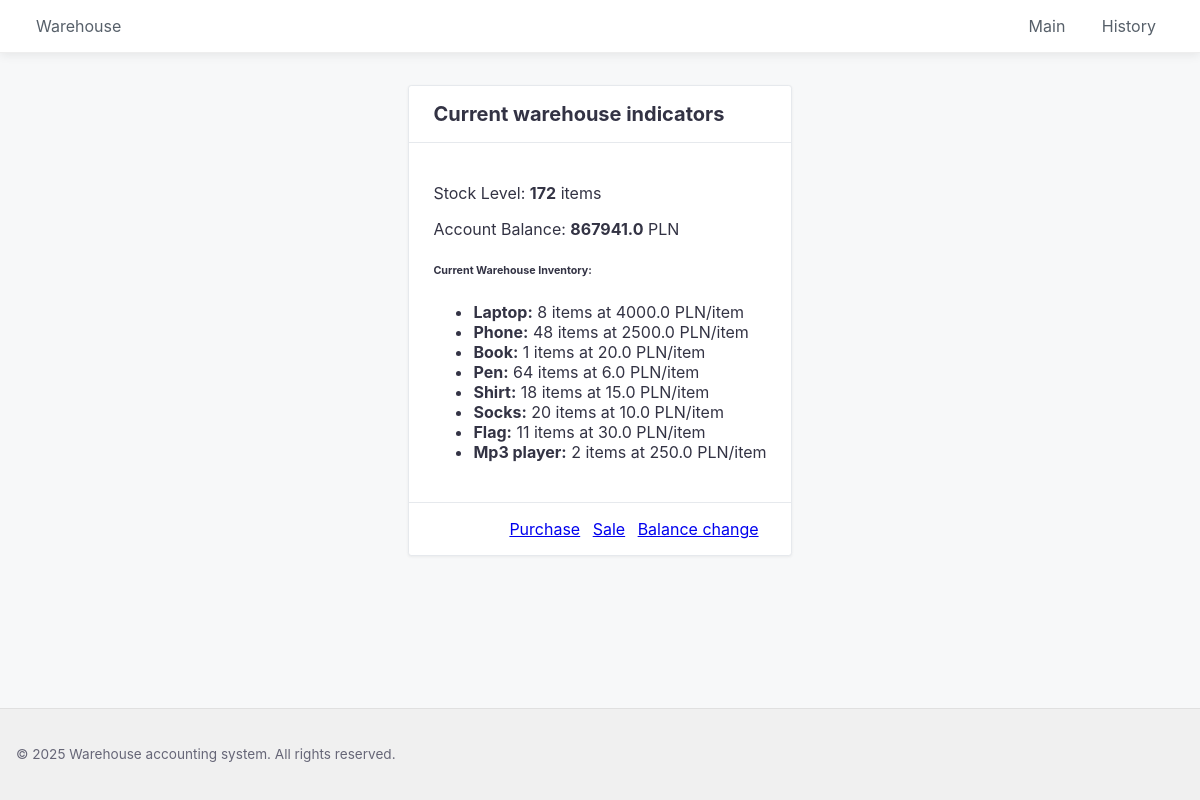
/index, run on the app's committed database.
### app.py (models this page shows, shortened)
class CompanyBalance(db.Model):
    id = db.Column(db.Integer, primary_key=True)
    amount = db.Column(db.Float, nullable=False, default=1000000.0) # Initial balance

class Product(db.Model):
    id = db.Column(db.Integer, primary_key=True)
    name = db.Column(db.String(100), unique=True, nullable=False)
    quantity = db.Column(db.Integer, nullable=False, default=0)
    price = db.Column(db.Float, nullable=False) # Unit price

### app.py (the view)
@app.route("/")
@app.route("/index")
def index():
    current_balance = get_current_balance_db()
    current_stock_level = get_current_stock_level_db()
    warehouse_items = get_warehouse_items_db()
    return render_template("index.html",
                           balance=current_balance,
                           stock_level=current_stock_level,
                           warehouse_items=warehouse_items)

### app.py (called while the page is built)
def get_current_balance_db():
    balance_record = CompanyBalance.query.first()
    if not balance_record:
        balance_record = CompanyBalance(amount=1000000.0)
        db.session.add(balance_record)
        db.session.commit()
    return balance_record.amount

def get_current_stock_level_db():
    total_items = db.session.query(db.func.sum(Product.quantity)).scalar()
    return total_items if total_items is not None else 0

def get_warehouse_items_db():
    return Product.query.all()

### templates/index.html (shortened to what this page needs)
{% extends "base.html" %}
{% block content %}
    <div class="panel">
        <div class="panel-header">
            <div class="panel-title h5">Current warehouse indicators</div>
        </div>
        <div class="panel-body">
            <p class="text-large">Stock Level: <strong>{{ stock_level }}</strong> items</p>
            <p class="text-large">Account Balance: <strong>{{ balance }}</strong> PLN</p>
            <h6 class="mt-4">Current Warehouse Inventory:</h6>
            {% if warehouse_items %}
                <ul class="list-unstyled">
                {% for product in warehouse_items %}
                    <li><strong>{{ product.name | capitalize }}:</strong> {{ product.quantity }} items at {{ product.price }} PLN/item</li>
                {% endfor %}
                </ul>
            {% else %}
                <p>Warehouse is currently empty.</p>
            {% endif %}
        </div>
        <div class="panel-footer">
            <div class="btn-group btn-group-block">
                <a href="{{ url_for('purchase') }}" class="btn btn-primary">Purchase</a>
                <a href="{{ url_for('sale') }}" class="btn btn-primary">Sale</a>
                <a href="{{ url_for('balance_change') }}" class="btn btn-primary">Balance change</a>
            </div>
        </div>
    </div>
{% endblock %}

### static/css/style.css (style rules this page uses)
body { margin: 0; font-family: -apple-system, system-ui, BlinkMacSystemFont, "Segoe UI", Roboto, "Helvetica Neue", sans-serif; color: #334; background-color: #f7f8f9; }
*, *:before, *:after { box-sizing: border-box; }
.btn { margin-right: .5rem; }
.panel { background: #fff; border: 1px solid #e6e9ed; border-radius: .2rem; margin-bottom: 1.5rem; box-shadow: 0 1px 3px rgba(0,0,0,.06); }
.panel-header { padding: 1rem 1.5rem; border-bottom: 1px solid #e6e9ed; font-size: 1.25rem; font-weight: bold; }
.panel-body { padding: 1.5rem; }
.panel-footer { padding: 1rem 1.5rem; border-top: 1px solid #e6e9ed; text-align: right; }

### data on the page
CompanyBalance: amount "867941.0"
Product: name "Laptop", quantity "8", price "4000.0"
Product: name "Phone", quantity "48", price "2500.0"
Product: name "Book", quantity "1", price "20.0"
Product: name "Pen", quantity "64", price "6.0"
Product: name "Shirt", quantity "18", price "15.0"
Product: name "Socks", quantity "20", price "10.0"
Product: name "Flag", quantity "11", price "30.0"
Product: name "Mp3 player", quantity "2", price "250.0"

### other printed values
{{ stock_level }} "172"
